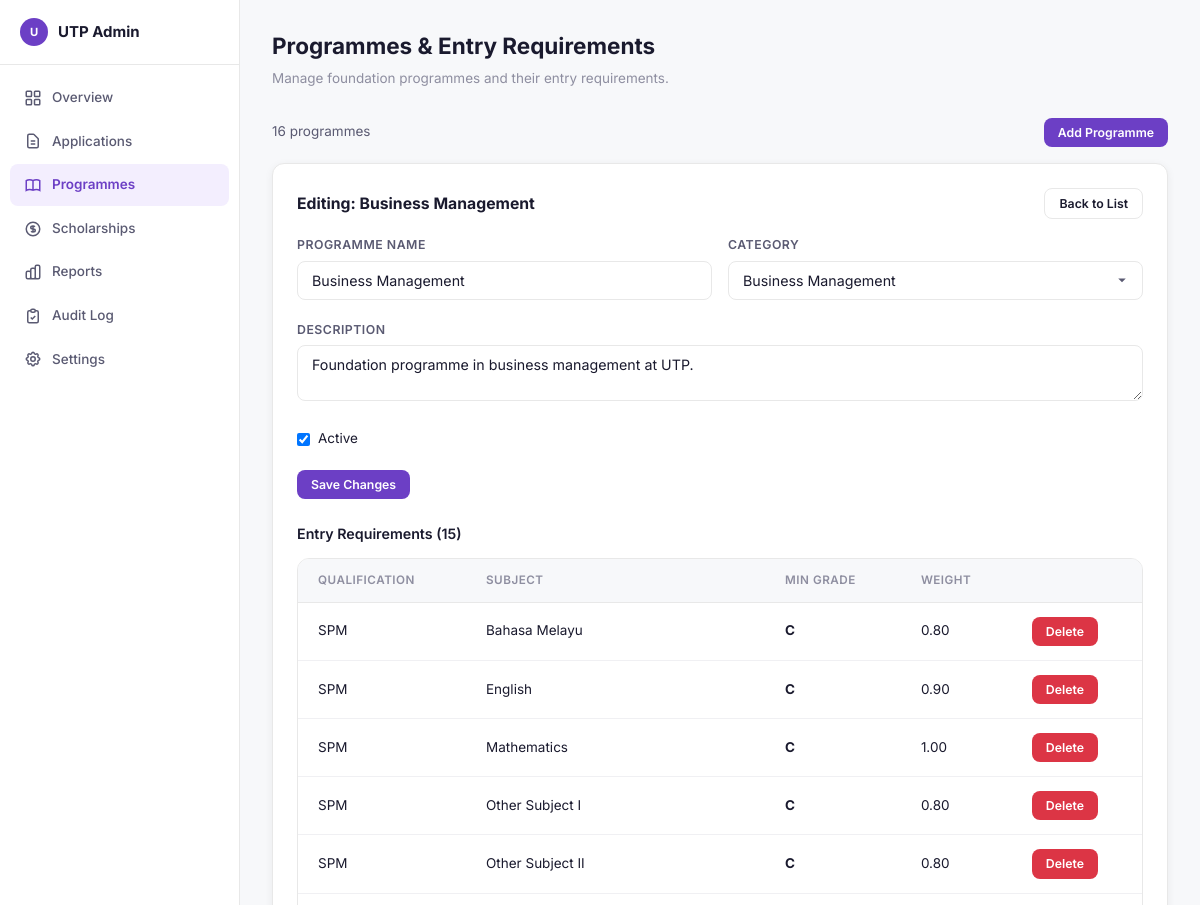
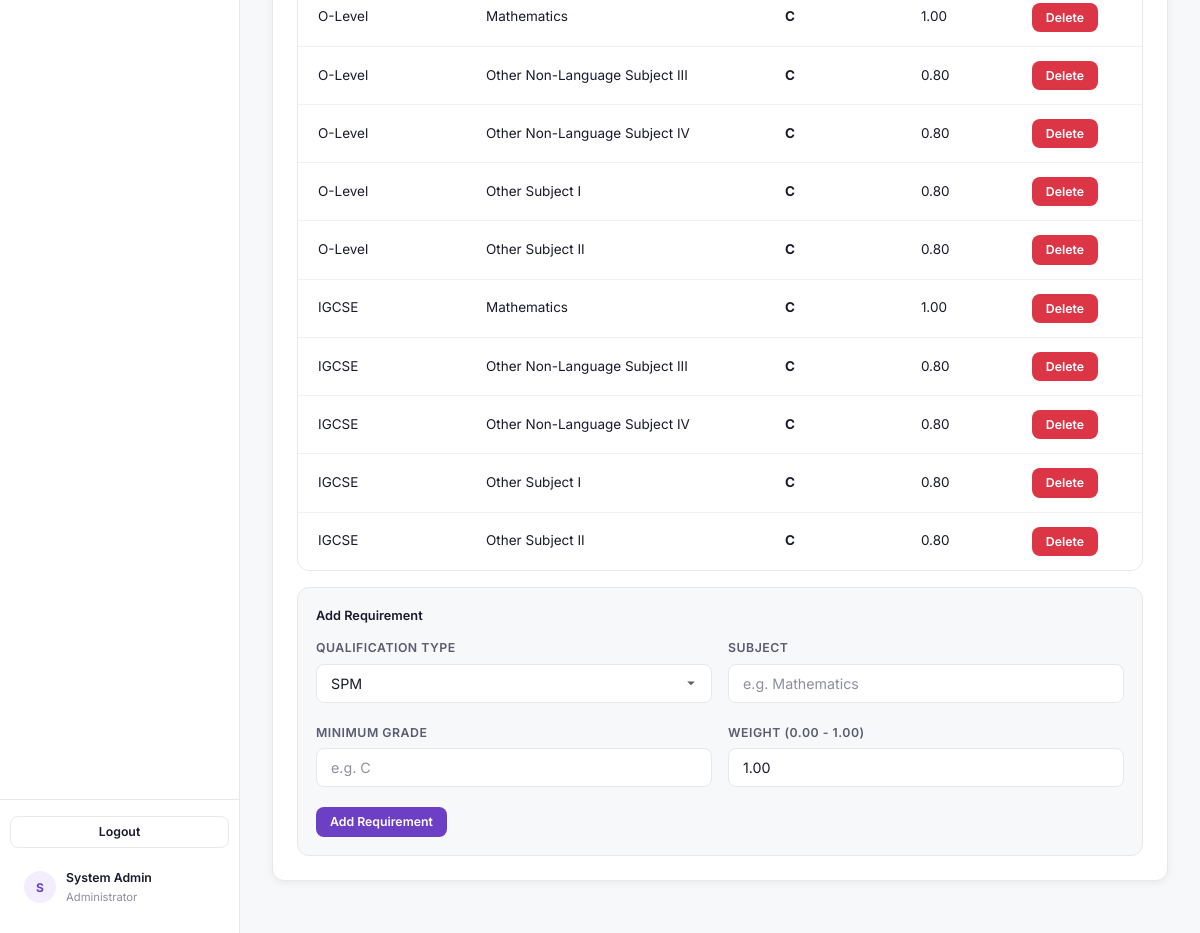
The app's page /admin/programmes.php?edit=13 (signed in) with its own data (2 pictures, top to bottom).
### tables this page shows
CREATE TABLE IF NOT EXISTS programmes (
    id INT AUTO_INCREMENT PRIMARY KEY,
    name VARCHAR(150) NOT NULL,
    category VARCHAR(100) NOT NULL,
    description TEXT,
    duration VARCHAR(50),
    foundation_fee DECIMAL(12,2) DEFAULT 0,
    undergraduate_fee DECIMAL(12,2) DEFAULT 0,
    stem_bonus TINYINT(1) DEFAULT 0,
    is_active TINYINT(1) DEFAULT 1,
    created_at TIMESTAMP DEFAULT CURRENT_TIMESTAMP
);

CREATE TABLE IF NOT EXISTS entry_requirements (
    id INT AUTO_INCREMENT PRIMARY KEY,
    programme_id INT NOT NULL,
    qual_type ENUM('SPM', 'O-Level', 'IGCSE') NOT NULL,
    subject VARCHAR(100) NOT NULL,
    min_grade VARCHAR(10) NOT NULL,
    weight DECIMAL(3,2) DEFAULT 1.00,
    FOREIGN KEY (programme_id) REFERENCES programmes(id) ON DELETE CASCADE
);

### admin/programmes.php (the view, shortened to what this page needs)
<?php
require_once __DIR__ . '/admin_header.php';
$db = getDB();
$programmes = $db->query("SELECT p.*, (SELECT COUNT(*) FROM entry_requirements er WHERE er.programme_id = p.id) as req_count FROM programmes p ORDER BY p.category, p.name")->fetchAll();
$editProg = null;
$editReqs = [];
if (isset($_GET['edit'])) {
    $editId = intval($_GET['edit']);
    $stmt = $db->prepare("SELECT * FROM programmes WHERE id = ?");
    $stmt->execute([$editId]);
    $editProg = $stmt->fetch();
    if ($editProg) {
        $stmt = $db->prepare("SELECT * FROM entry_requirements WHERE programme_id = ? ORDER BY qual_type, subject");
        $stmt->execute([$editId]);
        $editReqs = $stmt->fetchAll();
    }
}
?>
<div class="page-header">
    <h1>Programmes & Entry Requirements</h1>
    <p>Manage foundation programmes and their entry requirements.</p>
</div>
<div class="flex-between mb-4">
    <span style="font-size:0.9rem; color:var(--text-secondary);"><?= count($programmes) ?> programmes</span>
    <button data-modal-target="add_programme_modal" class="btn btn-purple btn-sm">Add Programme</button>
</div>
<?php if ($editProg): ?>
<div class="card mb-6">
    <div class="flex-between mb-4">
        <h3 style="font-size:1.05rem;">Editing: <?= htmlspecialchars($editProg['name']) ?></h3>
        <a href="/admin/programmes.php" class="btn btn-outline btn-sm">Back to List</a>
    </div>
    <form method="POST" style="margin-bottom:24px;">
        <div class="form-row">
            <div class="form-group">
                <label class="form-label">Programme Name</label>
                <input type="text" name="name" class="form-input admin-focus" value="<?= htmlspecialchars($editProg['name']) ?>" required>
            </div>
            <div class="form-group">
                <label class="form-label">Category</label>
                <select name="category" class="form-select" required>
                    <option value="Business Management" <?= $editProg['category'] === 'Business Management' ? 'selected' : '' ?>>Business Management</option>
                </select>
            </div>
        </div>
        <div class="form-group">
            <label class="form-label">Description</label>
            <textarea name="description" class="form-input admin-focus" rows="2"><?= htmlspecialchars($editProg['description']) ?></textarea>
        </div>
        <div class="form-group">
            <label style="display:flex; align-items:center; gap:8px; font-size:0.9rem; cursor:pointer;">
                <input type="checkbox" name="is_active" <?= $editProg['is_active'] ? 'checked' : '' ?>> Active
            </label>
        </div>
        <button type="submit" class="btn btn-purple btn-sm">Save Changes</button>
    </form>
    <h4 style="font-size:0.95rem; font-weight:600; margin-bottom:12px;">Entry Requirements (<?= count($editReqs) ?>)</h4>
    <?php if (!empty($editReqs)): ?>
    <div class="table-wrap mb-4">
        <table>
            <thead><tr><th>Qualification</th><th>Subject</th><th>Min Grade</th><th>Weight</th><th></th></tr></thead>
            <tbody>
            <?php foreach ($editReqs as $req): ?>
                <tr>
                    <td><?= htmlspecialchars($req['qual_type']) ?></td>
                    <td><?= htmlspecialchars($req['subject']) ?></td>
                    <td><strong><?= htmlspecialchars($req['min_grade']) ?></strong></td>
                    <td><?= $req['weight'] ?></td>
                    <td>
                        <form method="POST" style="display:inline;" onsubmit="return confirm('Delete this requirement?')">
                            <button type="submit" class="btn btn-danger btn-sm">Delete</button>
                        </form>
                    </td>
                </tr>
            <?php endforeach; ?>
            </tbody>
        </table>
    </div>
    <?php endif; ?>
    <form method="POST" class="card card-flat" style="background:var(--bg-page); padding:18px;">
        <h5 style="font-size:0.85rem; font-weight:600; margin-bottom:12px;">Add Requirement</h5>
        <div class="form-row">
            <div class="form-group">
                <label class="form-label">Qualification Type</label>
                <select name="qual_type" class="form-select" required>
                    <option value="SPM">SPM</option>
                </select>
            </div>
            <div class="form-group">
                <label class="form-label">Subject</label>
                <input type="text" name="subject" class="form-input admin-focus" placeholder="e.g. Mathematics" required>
            </div>
        </div>
        <div class="form-row">
            <div class="form-group">
                <label class="form-label">Minimum Grade</label>
                <input type="text" name="min_grade" class="form-input admin-focus" placeholder="e.g. C" required>
            </div>
            <div class="form-group">
                <label class="form-label">Weight (0.00 - 1.00)</label>
                <input type="number" name="weight" class="form-input admin-focus" value="1.00" min="0" max="1" step="0.05" required>
            </div>
        </div>
        <button type="submit" class="btn btn-purple btn-sm">Add Requirement</button>
    </form>
</div>
<?php endif; ?>
<?php require_once __DIR__ . '/admin_footer.php'; ?>

### assets/css/style.css (style rules this page uses)
*, *::before, *::after { margin: 0; padding: 0; box-sizing: border-box; }
:root { --orange: #e8630a; --orange-hover: #cf5800; --orange-light: #fff4ec; --orange-badge: #fef0e6; --purple: #6c3fc5; --purple-hover: #5a32a3; --purple-light: #f3eefe; --purple-badge: #ece5f9; --text: #1a1a2e; --text-secondary: #5a5a72; --text-muted: #8e8ea0; --bg: #ffffff; --bg-page: #f7f8fa; --border: #e8e8e8; --border-light: #f0f0f3; --card-shadow: 0 2px 8px rgba(0,0,0,0.06); --card-shadow-hover: 0 4px 16px rgba(0,0,0,0.1); --green: #22a867; --green-bg: #edfaf3; --yellow: #e6a817; --yellow-bg: #fef9ea; --red: #dc3545; --red-bg: #fef0f1; --blue: #3b82f6; --blue-bg: #eff6ff; --radius: 8px; --radius-lg: 12px; --font: 'Inter', -apple-system, BlinkMacSystemFont, sans-serif; }
html { font-size: 15px; }
body { font-family: var(--font); color: var(--text); background: var(--bg-page); line-height: 1.6; -webkit-font-smoothing: antialiased; }
a { color: inherit; text-decoration: none; }
button, input, select, textarea { font-family: inherit; font-size: inherit; }
.btn { display: inline-flex; align-items: center; justify-content: center; gap: 8px; padding: 10px 20px; border-radius: var(--radius); font-weight: 600; font-size: 0.9rem; border: none; cursor: pointer; transition: all 0.2s; text-decoration: none; line-height: 1.4; }
.btn-purple { background: var(--purple); color: #fff; }
.btn-outline { background: transparent; border: 1.5px solid var(--border); color: var(--text); }
.btn-danger { background: var(--red); color: #fff; }
.btn-sm { padding: 6px 14px; font-size: 0.82rem; }
.card { background: var(--bg); border: 1px solid var(--border); border-radius: var(--radius-lg); padding: 24px; box-shadow: var(--card-shadow); transition: box-shadow 0.2s; }
.card-flat { box-shadow: none; }
.form-group { margin-bottom: 20px; }
.form-label { display: block; font-size: 0.82rem; font-weight: 600; color: var(--text-secondary); text-transform: uppercase; letter-spacing: 0.5px; margin-bottom: 6px; }
.form-input { width: 100%; padding: 10px 14px; border: 1.5px solid var(--border); border-radius: var(--radius); font-size: 0.95rem; color: var(--text); background: var(--bg); transition: border-color 0.2s; outline: none; }
.form-input::placeholder { color: var(--text-muted); }
.form-row { display: grid; grid-template-columns: 1fr 1fr; gap: 16px; }
.form-select { width: 100%; padding: 10px 14px; border: 1.5px solid var(--border); border-radius: var(--radius); font-size: 0.95rem; color: var(--text); background: var(--bg); outline: none; cursor: pointer; appearance: none; background-repeat: no-repeat; background-position: right 14px center; }
.table-wrap { background: var(--bg); border: 1px solid var(--border); border-radius: var(--radius-lg); overflow-x: auto; -webkit-overflow-scrolling: touch; }
.table-wrap table { width: 100%; border-collapse: collapse; }
.table-wrap th { text-align: left; padding: 12px 20px; font-size: 0.78rem; font-weight: 600; color: var(--text-muted); text-transform: uppercase; letter-spacing: 0.5px; border-bottom: 1px solid var(--border); background: var(--bg-page); }
.table-wrap td { padding: 14px 20px; font-size: 0.9rem; border-bottom: 1px solid var(--border-light); }
.table-wrap tr:last-child td { border-bottom: none; }
.page-header { margin-bottom: 28px; }
.page-header h1 { font-size: 1.5rem; font-weight: 700; color: var(--text); }
.page-header p { color: var(--text-muted); font-size: 0.9rem; margin-top: 4px; }
.mb-4 { margin-bottom: 16px; }
.mb-6 { margin-bottom: 24px; }
.flex-between { display: flex; justify-content: space-between; align-items: center; }

### records on screen
programmes: name "Business Management", category "Business Management", description "Foundation programme in business management at UTP.", is_active "☑"
entry_requirements: qual_type "SPM", subject "Bahasa Melayu", min_grade "C", weight "0.80"
entry_requirements: qual_type "SPM", subject "English", min_grade "C", weight "0.90"
entry_requirements: qual_type "SPM", subject "Mathematics", min_grade "C", weight "1.00"
entry_requirements: qual_type "SPM", subject "Other Subject I", min_grade "C", weight "0.80"
entry_requirements: qual_type "SPM", subject "Other Subject II", min_grade "C", weight "0.80"
entry_requirements: qual_type "O-Level", subject "Mathematics", min_grade "C", weight "1.00"
entry_requirements: qual_type "O-Level", subject "Other Non-Language Subject III", min_grade "C", weight "0.80"
entry_requirements: qual_type "O-Level", subject "Other Non-Language Subject IV", min_grade "C", weight "0.80"
entry_requirements: qual_type "O-Level", subject "Other Subject I", min_grade "C", weight "0.80"
entry_requirements: qual_type "O-Level", subject "Other Subject II", min_grade "C", weight "0.80"
entry_requirements: qual_type "IGCSE", subject "Mathematics", min_grade "C", weight "1.00"
entry_requirements: qual_type "IGCSE", subject "Other Non-Language Subject III", min_grade "C", weight "0.80"
entry_requirements: qual_type "IGCSE", subject "Other Non-Language Subject IV", min_grade "C", weight "0.80"
entry_requirements: qual_type "IGCSE", subject "Other Subject I", min_grade "C", weight "0.80"
entry_requirements: qual_type "IGCSE", subject "Other Subject II", min_grade "C", weight "0.80"

### other values on screen
$initials "S"
$currentUser['full_name'] "System Admin"
count($programmes) "16"
count($editReqs) "15"
